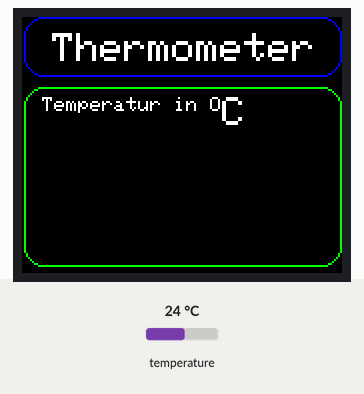
This program was run on a simulated ESP8266 (NodeMCU). Shown: 160×128 colour display. Inputs (shaded band) come from the test bench; at power-on: temperature 24 °C. What the program prints to the serial monitor is not drawn.

Above: at 1.3 s.
1.4 s: temperature set to 12 °C
At 12.4 s:
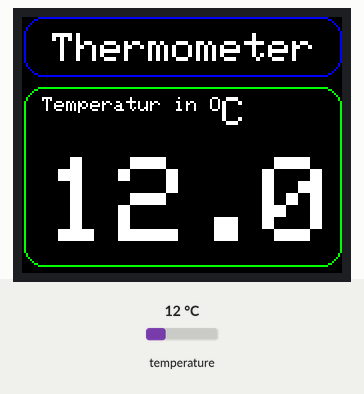
13.2 s: temperature set to 19 °C
At 23.7 s:
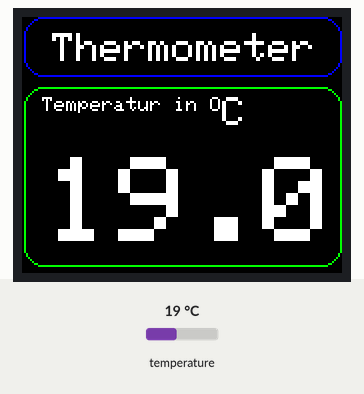
24.7 s: temperature set to 28 °C
At 36.2 s:
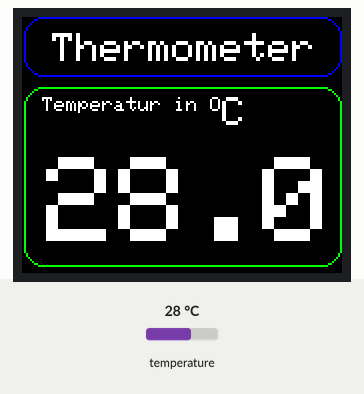
Timing chart, 0 to 37.7 s (numbered marks = the images above; inputs shaded):
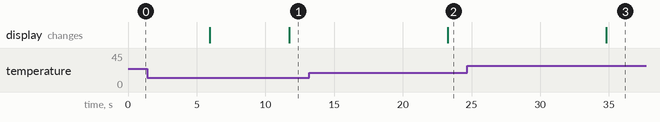

Measured:
- after the input at 1.4 s, the display: first differs from a run without the input after 10.3 s (image 1)
- after the input at 13.2 s, the display: changes after 10.1 s (image 2)
- after the input at 24.7 s, the display: changes after 10.1 s (image 3)

The program:

main.cpp
```cpp
/**
  Thermometer firmware for NodeMCU (ESP8266),
  Dallas DS18B20 temperature sensor and TFT Display

  External dependencies:
     "OneWire" by Paul Stoffregen
     "DallasTemperature" by Miles Burton
     "Adafruit_GFX" and "Adafruit_ST7735" by Adafruit

  Written by Martin Weitz

*/
/* ---------------------- General config -------------------------------- */
//#define     SERIAL_BAUD_RATE    115200

/* ---------------------- Hardware-specific config ---------------------- */
#define oneWireBus     D1 // define Pin D1 as sensor bus
#define TFT_CS         D3 // define Pin D3 as Chipselect
#define TFT_RST        D4 // define Pin D4 as Reset
#define TFT_DC         D8 // define Pin D8 as DC

/* ------------------------- TFT-specific config ------------------------ */
#define ROTATION_NO 0
#define ROTATION_90 1
#define ROTATION_180 2
#define ROTATION_270 3

/*--------------------------- Libraries ----------------------------------*/
#include <Arduino.h>
#include <Adafruit_GFX.h>
#include <Adafruit_ST7735.h>
#include <DallasTemperature.h>
#include <Base64.h>
#include <OneWire.h>

/*--------------------------- Global Variables ---------------------------*/
char temperaturStr[6];
float lastTemperature=0;

/*--------------------------- Function Signatures ------------------------*/
void tftDrawFrame();
void tftDrawLabels();
float getTemperatur();
void showTemperatur(float temperatur);

/*--------------------------- Instantiate Global Objects -----------------*/
// Display
Adafruit_ST7735 tft = Adafruit_ST7735(TFT_CS, TFT_DC, TFT_RST);

// OneWire Bus
OneWire oneWire(oneWireBus);

// Temperature Sensor
DallasTemperature sensors(&oneWire);

/*--------------------------- Program ------------------------------------*/

void setup()
{
  // init sensors on bus
  sensors.begin();

  // Use this initializer if using a 1.8" TFT screen:
  tft.initR(INITR_BLACKTAB);      // Init ST7735S chip, black tab
  tft.setRotation(ROTATION_270);
  tftDrawFrame();
  tftDrawLabels();
}

void loop()
{
  float temperatur = getTemperatur();

  if (lastTemperature!=temperatur)
      {
      showTemperatur(temperatur);
      lastTemperature=temperatur;
      }
}

/*--------------------------- Functions ------------------------------------*/

void tftDrawFrame()
{
  tft.fillScreen(ST77XX_BLACK);
  tft.drawRoundRect(1, 0, tft.width()-1, 30, 10, ST77XX_BLUE);
  tft.drawRoundRect(1, 35, tft.width()-1, 90, 10, ST77XX_GREEN);
}

void tftDrawLabels()
{
  tft.setTextColor(ST77XX_WHITE);
  tft.setCursor(15,8);
  tft.setTextSize(2);
  tft.print("Thermometer");
  tft.setCursor(10,40);
  tft.setTextSize(1);
  tft.print("Temperatur in ");
  tft.setTextSize(0);
  tft.print("O");
  tft.setTextSize(2);
  tft.print("C");
}

float getTemperatur()
{
  float temp =0;
  do {
      sensors.requestTemperatures();
      temp = sensors.getTempCByIndex(0);
      Serial.print(temp);
      delay(5000);
  } while (temp == 85.0 || temp == (-127.0));

  return temp;
}

void showTemperatur(float temperatur)
{
  dtostrf(temperatur, 2, 1, temperaturStr);
  tft.setTextSize(6);
  tft.setTextColor(ST77XX_WHITE, ST7735_BLACK);
  tft.setCursor(12,70);
  tft.print(temperaturStr);
}
```
